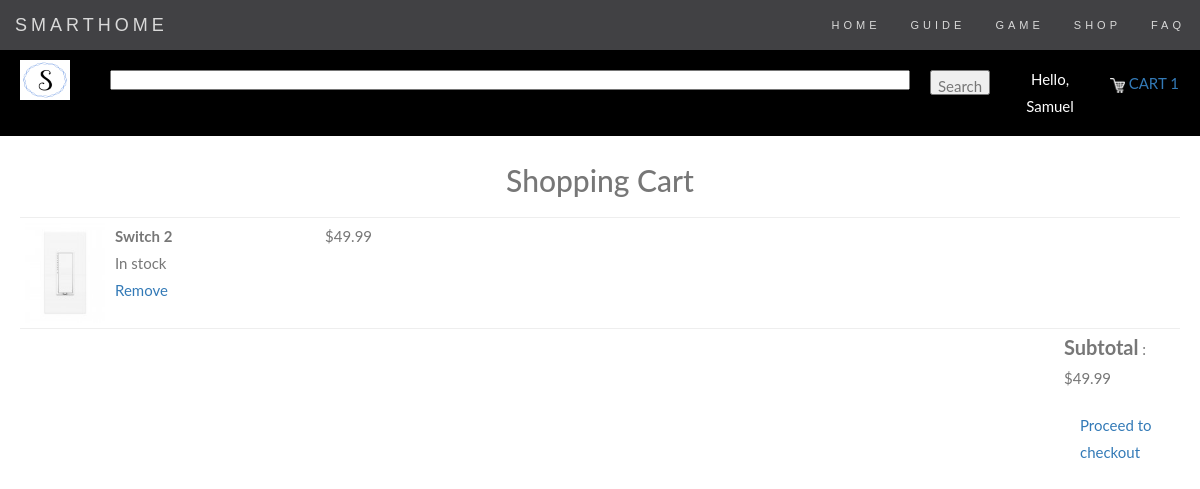
/cart/ (signed in), run on the app's committed database.
### tables this page shows
CREATE TABLE "users" (
	`userId`	INTEGER,
	`password`	TEXT,
	`email`	REAL,
	`firstName`	TEXT,
	`lastName`	BLOB,
	`address`	TEXT,
	`zipcode`	TEXT,
	`phone`	TEXT,
	PRIMARY KEY(`userId`)
);

CREATE TABLE products
		(productId INTEGER PRIMARY KEY,
		name TEXT,
		price REAL,
		description TEXT,
		image TEXT,
		stock INTEGER,
		categoryId INTEGER,
		FOREIGN KEY(categoryId) REFERENCES categories(categoryId)
		);

### main.py (the view)
@app.route("/cart/")
def cart():
    if 'email' not in session:
        return redirect(url_for('loginForm'))
    loggedIn, firstName, noOfItems = getLoginDetails()
    email = session['email']
    with sqlite3.connect('database.db') as conn:
        cur = conn.cursor()
        cur.execute("SELECT userId FROM users WHERE email = ?", (email, ))
        userId = cur.fetchone()[0]
        cur.execute("SELECT products.productId, products.name, products.price, products.image FROM products, kart WHERE products.productId = kart.productId AND kart.userId = ?", (userId, ))
        products = cur.fetchall()
    totalPrice = 0
    for row in products:
        totalPrice += row[2]
    return render_template("cart.html", products = products, totalPrice=round(totalPrice, 2), loggedIn=loggedIn, firstName=firstName, noOfItems=noOfItems)

### main.py (called while the page is built)
def getLoginDetails():
    with sqlite3.connect('database.db') as conn:
        cur = conn.cursor()
        if 'email' not in session:
            loggedIn = False
            firstName = ''
            noOfItems = 0
        else:
            loggedIn = True
            cur.execute("SELECT userId, firstName FROM users WHERE email = ?", (session['email'], ))
            userId, firstName = cur.fetchone()
            cur.execute("SELECT count(productId) FROM kart WHERE userId = ?", (userId, ))
            noOfItems = cur.fetchone()[0]
    conn.close()
    return (loggedIn, firstName, noOfItems)

### templates/cart.html (shortened to what this page needs)
<!DOCTYPE HTML>
<html>
<head>
<link rel="stylesheet" href={{url_for('static', filename='css/cart.css')}} />
<link rel="stylesheet" href={{url_for('static', filename='css/topStyle.css') }} />
</head>
<body>
{% extends "layout.html" %}
{% block content %}
<div id="title">
	<a href="http://127.0.0.1:5000/shop/">
	<img id="logo" src= {{ url_for('static', filename='images/logo.jpg') }} />
	</a>
	<form>
		<input id="searchBox" type="text" name="searchQuery">
		<input id="searchButton" type="submit" value="Search">
	</form>
	{% if not loggedIn %}
		<div id="signInButton">
			<a class="link" href="/loginForm/">Sign In</a>
		</div>
	{% else %}
	<div class="dropdown">
		<button class="dropbtn">Hello, <br>{{firstName}}</button>
	</div>
	{% endif %}
	<div id="kart">
		<a class="link" href="/cart/">
		<img src={{url_for('static', filename='images/shoppingCart.png')}} id="cartIcon" />
		CART {{noOfItems}}
		</a>
	</div>
</div>
<div id="cartItems">
	<h2>Shopping Cart</h2>
	<div id="tableItems">
		{% for row in products %}
		<div>
			<hr id="seperator">
			<div id="itemImage">
				<img src={{url_for('static', filename='uploads/'+row[3])}} id="image"/>
			</div>
			<div id="itemName">
				<span id="itemNameTag">{{row[1]}}</span><br>
				In stock<br>
				<a href="/removeFromCart?productId={{row[0]}}">Remove</a>
			</div>
			<div id="itemPrice">
				${{row[2]}}
			</div>
		</div>
		{% endfor %}
		<hr id="seperator">
		<div id="total">
			<span id="subtotal">Subtotal</span> : ${{totalPrice}}
		</div>
	</div>
</div>
<div id="checkout">
	<a href="/checkout/">Proceed to checkout</a>
</div>
{% endblock %}

### static/css/cart.css (style rules this page uses)
#tableItems { margin-left: 20px; margin-right: 20px; margin-top: 20px; margin-bottom: 20px; }
#itemImage { margin-left: 5px; margin-right: 5px; margin-top: 5px; margin-bottom: 5px; height: 100px; float: left; }
#itemName { margin-left: 5px; margin-right: 5px; margin-top: 5px; margin-bottom: 5px; height: 100px; width: 200px; float: left; }
#itemPrice { margin-left: 5px; margin-right: 5px; margin-top: 5px; margin-bottom: 5px; height: 100px; display: inline-block; }
#image { height: 100px; width: 80px; }
#seperator { margin: 0px; max-width: 100%; }
#total { padding-left: 90%; }
#itemNameTag { font-weight: bold; }
#subtotal { font-weight: bold; font-size: 20px; }
#cartIcon { width: 15px; height; 15px; }
h2 { text-align: center; }
#checkout { padding-left: 90%; }

### static/css/topStyle.css (style rules this page uses)
#logo { height: 40px; width: 50px; margin-left: 20px; margin-top: 10px; margin-bottom: 10px; margin-right: 20px; float: left; }
#title { background-color: black; display: inline-block; width: 100%; margin-top: 50px; }
#searchBox { height: 20px; width: 800px; margin-left: 20px; margin-top: 20px; margin-bottom: 20px; margin-right: 20px; float: left; font-size: 1.5em; }
#searchButton { height: 25px; margin-top: 20px; margin-bottom: 20px; margin-right: 20px; float: left; }
.dropbtn { background-color: black; color: white; padding: 16px; font-size: 15px; border: none; cursor: pointer; }
.dropdown { position: relative; float: left; }
#kart { color: white; margin-top: 20px; margin-bottom: 20px; margin-left: 20px; margin-right: 20px; float: left; }
#cartIcon { width: 15px; height; 15px; }

### static/css/main.css (style rules this page uses)
body { font: 400 15px/1.8 Lato, sans-serif; color: #777; overflow-x: hidden; }

### data on the page
users: firstName "Samuel"
products: image (picture), name "Switch 2", price "49.99"

### other printed values
{{ noOfItems }} "1"
{{ totalPrice }} "49.99"
